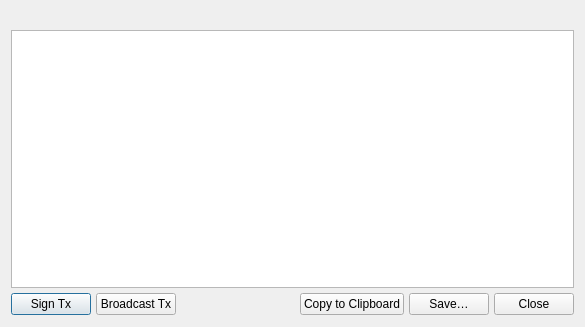
<?xml version="1.0" encoding="UTF-8"?>
<ui version="4.0">
 <class>PSBTOperationsDialog</class>
 <widget class="QDialog" name="PSBTOperationsDialog">
  <property name="geometry">
   <rect>
    <x>0</x>
    <y>0</y>
    <width>585</width>
    <height>327</height>
   </rect>
  </property>
  <property name="windowTitle">
   <string>Dialog</string>
  </property>
  <layout class="QVBoxLayout" name="verticalLayout">
   <property name="spacing">
    <number>12</number>
   </property>
   <property name="sizeConstraint">
    <enum>QLayout::SetDefaultConstraint</enum>
   </property>
   <property name="bottomMargin">
    <number>12</number>
   </property>
   <item>
    <layout class="QVBoxLayout" name="mainDialogLayout">
     <property name="spacing">
      <number>5</number>
     </property>
     <property name="topMargin">
      <number>0</number>
     </property>
     <property name="bottomMargin">
      <number>0</number>
     </property>
     <item>
      <widget class="QLabel" name="statusBar">
       <property name="font">
        <font>
         <weight>75</weight>
         <bold>true</bold>
        </font>
       </property>
       <property name="autoFillBackground">
        <bool>false</bool>
       </property>
       <property name="styleSheet">
        <string notr="true"/>
       </property>
       <property name="text">
        <string/>
       </property>
      </widget>
     </item>
     <item>
      <widget class="QTextEdit" name="transactionDescription">
       <property name="undoRedoEnabled">
        <bool>false</bool>
       </property>
       <property name="readOnly">
        <bool>true</bool>
       </property>
      </widget>
     </item>
     <item>
      <layout class="QHBoxLayout" name="buttonRowLayout">
       <property name="spacing">
        <number>5</number>
       </property>
       <item>
        <widget class="QPushButton" name="signTransactionButton">
         <property name="sizePolicy">
          <sizepolicy hsizetype="Minimum" vsizetype="Fixed">
           <horstretch>0</horstretch>
           <verstretch>0</verstretch>
          </sizepolicy>
         </property>
         <property name="font">
          <font>
           <weight>50</weight>
           <bold>false</bold>
          </font>
         </property>
         <property name="text">
          <string>Sign Tx</string>
         </property>
         <property name="autoDefault">
          <bool>true</bool>
         </property>
         <property name="default">
          <bool>false</bool>
         </property>
         <property name="flat">
          <bool>false</bool>
         </property>
        </widget>
       </item>
       <item>
        <widget class="QPushButton" name="broadcastTransactionButton">
         <property name="text">
          <string>Broadcast Tx</string>
         </property>
        </widget>
       </item>
       <item>
        <spacer name="horizontalSpacer">
         <property name="orientation">
          <enum>Qt::Horizontal</enum>
         </property>
         <property name="sizeHint" stdset="0">
          <size>
           <width>40</width>
           <height>20</height>
          </size>
         </property>
        </spacer>
       </item>
       <item>
        <widget class="QPushButton" name="copyToClipboardButton">
         <property name="text">
          <string>Copy to Clipboard</string>
         </property>
        </widget>
       </item>
       <item>
        <widget class="QPushButton" name="saveButton">
         <property name="text">
          <string>Save…</string>
         </property>
        </widget>
       </item>
       <item>
        <widget class="QPushButton" name="closeButton">
         <property name="text">
          <string>Close</string>
         </property>
        </widget>
       </item>
      </layout>
     </item>
    </layout>
   </item>
  </layout>
 </widget>
 <resources/>
 <connections/>
</ui>
